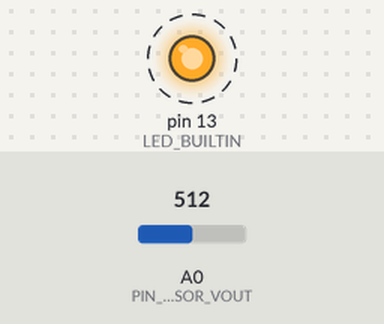
Bench run of a sketch on a simulated Arduino Uno, built with avr-gcc and run on an emulated ATmega328P. On the bench: output pins drawn as LEDs (lit = HIGH). Dashed ring = blinking. Inputs (shaded band) come from the test bench; at power-on: A0 (PIN_SENSOR_VOUT) = 512. The local clock reads 2024-03-15 10:24:30 at power-on unless the sketch sets it; what the sketch prints to the serial monitor is not drawn.

Above: at 0.12 s.
Timing chart, 0 to 3.0 s (numbered marks = the images above):
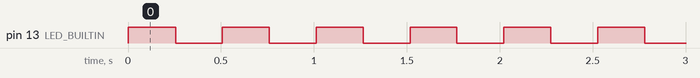

The sketch:

v1_bench.ino
```cpp
#include <SPI.h>
#include <SD.h>
#include <Wire.h>
#include <RTClib.h>

RTC_PCF8523 rtc;

const int PIN_SENSOR_VOUT = A0; // MPX5010DP Vout

const float REFERENCE_VOLTAGE = 5.0;

bool led_on = false;

void setup() {
  pinMode(LED_BUILTIN, OUTPUT);
  Serial.begin(115200);
  if (rtc.begin()) {
    print_time();
  }
}

void loop() {
  // Heartbeat
  if (led_on) {
    digitalWrite(LED_BUILTIN, LOW);
  } else {
    digitalWrite(LED_BUILTIN, HIGH);
  }
  led_on = !led_on;

  // Read sensor
  float rawADC = analogRead(PIN_SENSOR_VOUT);

  // Calculate Voltage
  float voltage = (rawADC / 1023.0) * REFERENCE_VOLTAGE;

  // Calculate Pressure in kPa
  // MPX5010DP Transfer Function: Vout = Vs * (0.09 * P + 0.04) +/- Error
  // Rearranging for P: P = (Vout / Vs - 0.04) / 0.09
  // Assuming Vs = 5.0V (same as REFERENCE_VOLTAGE)
  float pressure_kPa = (voltage / REFERENCE_VOLTAGE - 0.04) / 0.09;

  Serial.print(F("V: "));
  Serial.print(voltage, 4);
  Serial.print(F(" P(kPa): "));
  Serial.println(pressure_kPa, 4);
  Serial.flush();

  // Milliseconds between readings
  delay(250);
}

void print_time() {
  DateTime now = rtc.now();
  Serial.print(now.year(), DEC);
  Serial.print('/');
  Serial.print(now.month(), DEC);
  Serial.print('/');
  Serial.print(now.day(), DEC);
  Serial.print(" ");
  Serial.print(now.hour(), DEC);
  Serial.print(':');
  Serial.print(now.minute(), DEC);
  Serial.print(':');
  Serial.print(now.second(), DEC);
  Serial.println();
}
```

Measured:
- by itself, pin 13 (LED_BUILTIN): alternates HIGH for 0.25 s and LOW for 0.25 s
